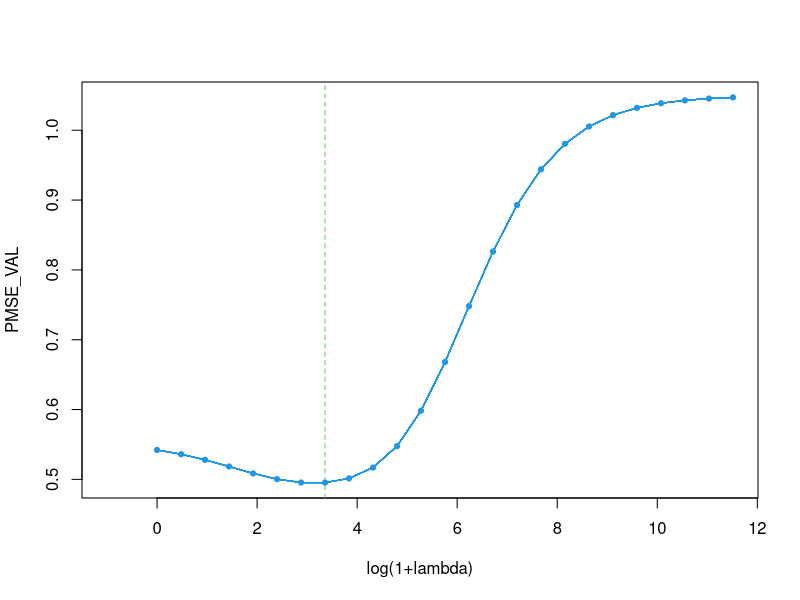
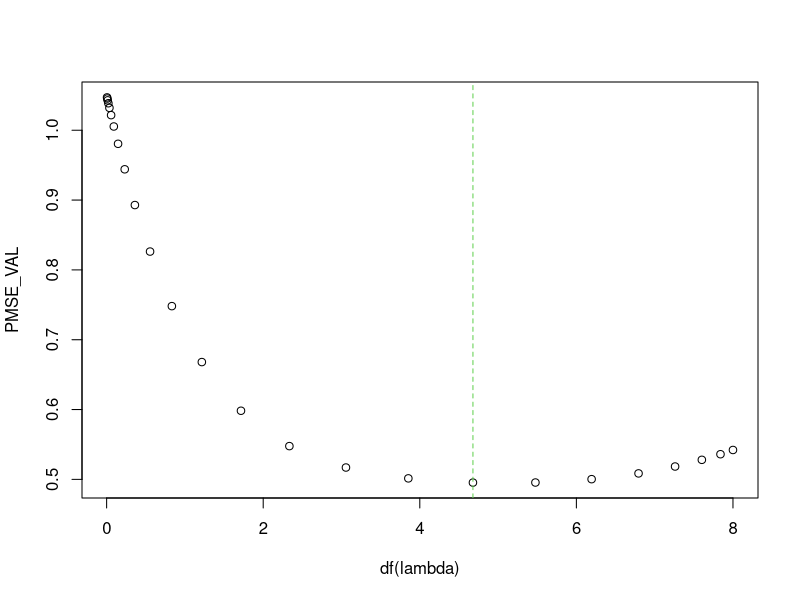
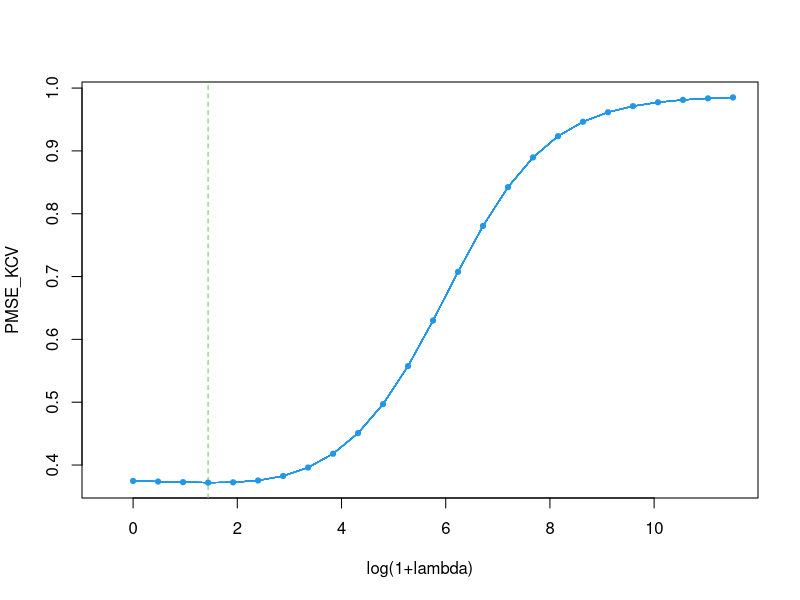
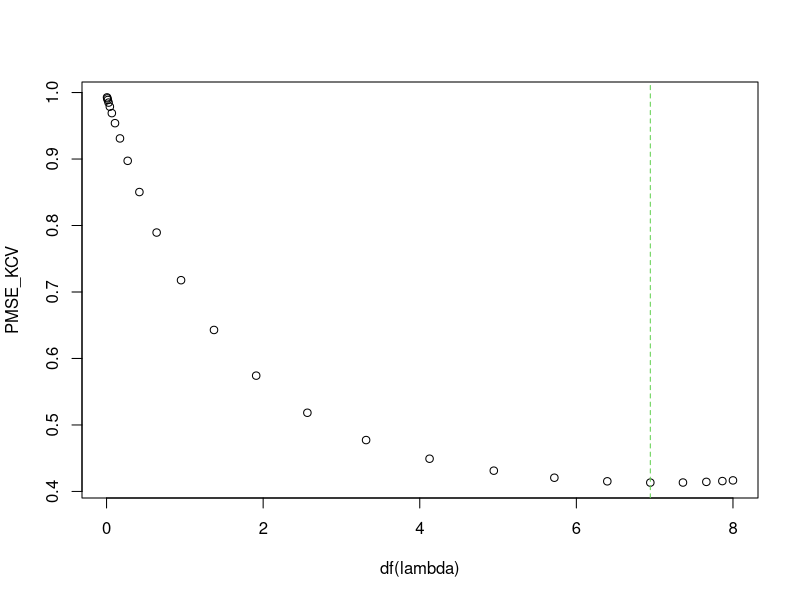
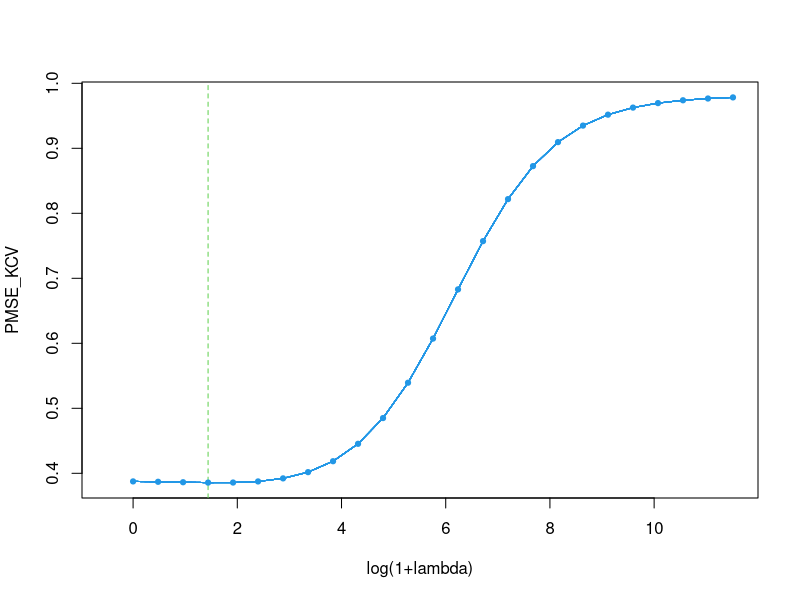
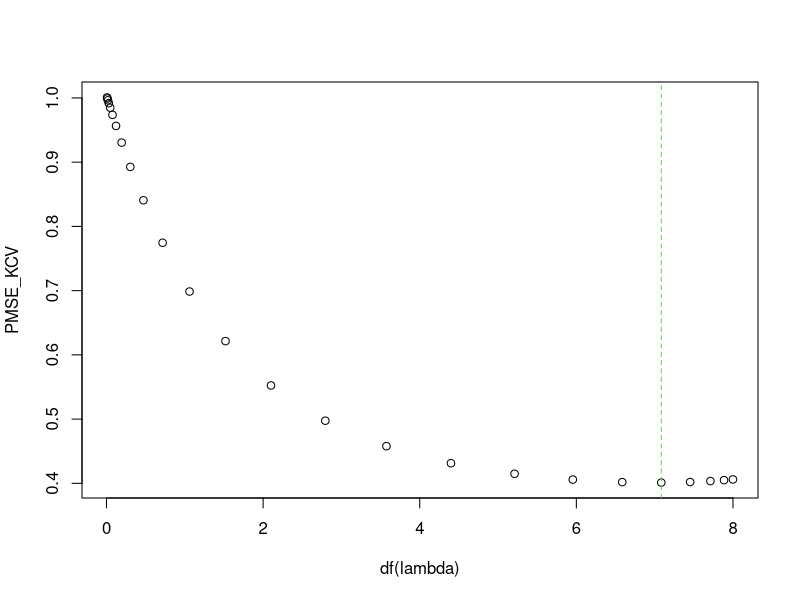
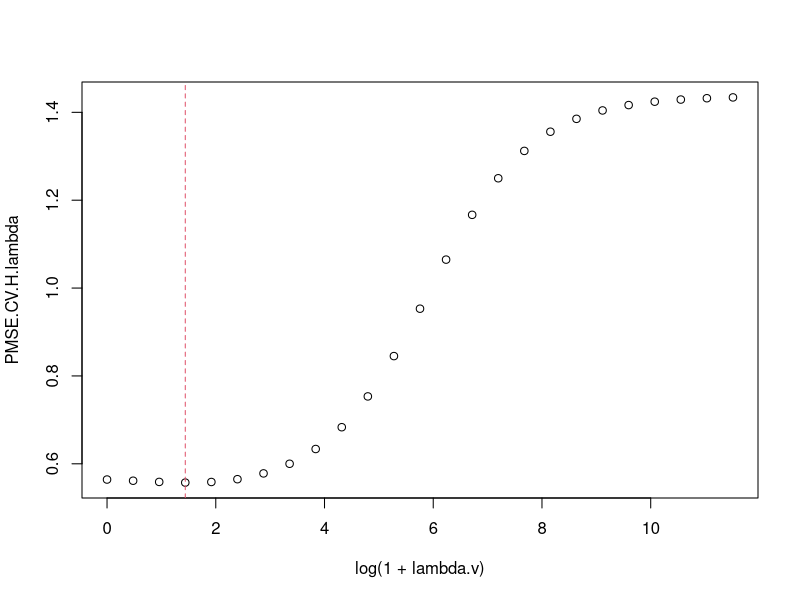
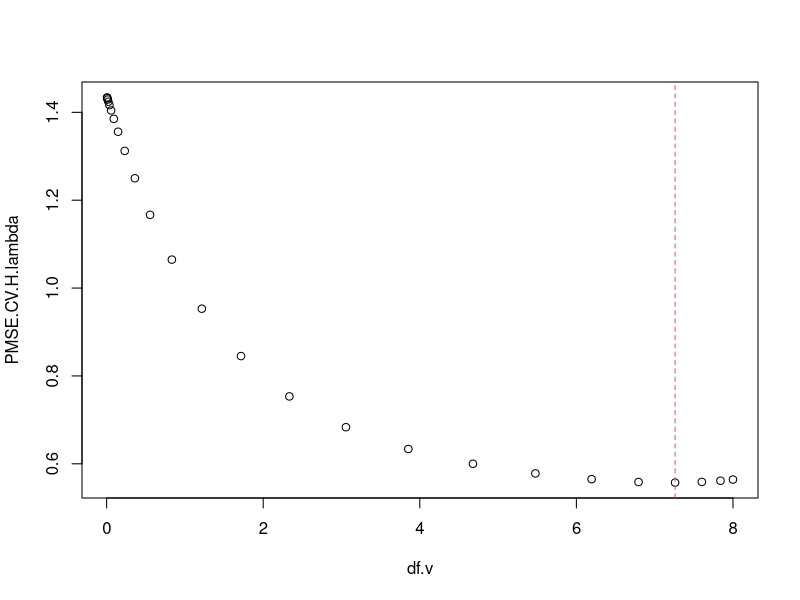

Write R code to recreate these figures, in order.
## ---- chunk 1
library(ggplot2)
setwd("/Users/mponsclo/Library/Mobile Documents/com~apple~CloudDocs/3rd Term/4. Ridge Regression")
prostate <- read.table("prostate_data.txt", header=TRUE, row.names = 1)

head(prostate,5)
## ---- chunk 2
# Train sample
train.sample <- which(prostate$train==TRUE)

# Training Sample
Y <- scale( prostate$lpsa[train.sample], center=TRUE, scale=FALSE)
X <- scale( as.matrix(prostate[train.sample,1:8]), center=TRUE, scale=TRUE)

# Validation Sample
Yval <- scale( prostate$lpsa[-train.sample], center=TRUE, scale=FALSE)
Xval <- scale( as.matrix(prostate[-train.sample,1:8]), center=TRUE, scale=TRUE)

# Matrix dimensions
n <- dim(X)[1]
p <- dim(X)[2]

# Vector of lambdas
lambda.max <- 1e5 # Assess if the coefficients in lambda max reach 0
n.lambdas <- 25
lambda.v <- exp(seq(0,log(lambda.max+1),length=n.lambdas))-1
## ---- chunk 3
PMSE.VAL <- function(X, Y, X_val, Y_val, lambdas, plottype=c("loglambda","dflambda")){
  plottype = match.arg(plottype)
  PMSE.VAL <- numeric(length(lambdas))
  XtX <- t(X)%*%X
  p <- dim(X)[2]
  for (l in 1:length(lambdas)){
    lambda <- lambdas[l]
    PMSE.VAL[l] <- 0
    h.lambda.aux <- t(solve(XtX + lambda*diag(1,p))) %*% t(X)
    betas <- h.lambda.aux %*% Y
    hat.y <- X_val %*% betas # predicted values y.hat
    PMSE.VAL[l] <- sum((Y_val-hat.y)^2)/length(Y_val)
  }
  
  if (plottype=="loglambda"){
    p1 <- plot(c(-1, log(1+lambdas[length(lambdas)])), range(PMSE.VAL),type="n",
    xlab="log(1+lambda)",ylab="PMSE_VAL")
    abline(v=log(1+lambdas[which.min(PMSE.VAL)]),lty=2, col=3)
    for(j in 1:length(lambdas)){
      points(log(1+lambdas[j]),PMSE.VAL[j],pch=19,cex=.7,col=4)
      lines(log(1+lambdas),PMSE.VAL,pch=19,col=4)
    }
    return(list(PMSE.VAL,p1))
  }
  if (plottype=="dflambda"){
    d2 <- eigen(XtX, symmetric = TRUE, only.values=TRUE)$values
    df.v <- numeric(length(lambdas))
    for (l in 1:length(lambdas)){
      lambda <- lambdas[l]
      df.v[l] <- sum(d2/(d2+lambda))
    }
      df.VAL <- df.v[which.min(PMSE.VAL)]
      p2 <- plot(df.v, PMSE.VAL, xlab="df(lambda)",  ylab="PMSE_VAL")
      abline(v=df.VAL,lty=2, col=3)
      return(list(PMSE.VAL, df.VAL, p2))
  }
}
## ---- chunk 4
PMSE_val <- PMSE.VAL(X,Y,Xval,Yval, lambda.v, plottype = "loglambda")
lambda.VAL <- lambda.v[which.min(PMSE_val[[1]])] # For the final comparison plot

PMSE_val2 <- PMSE.VAL(X,Y,Xval,Yval, lambda.v, plottype = "dflambda")
df.VAL <- PMSE_val2[[2]] #for the final comparison plot
## ---- chunk 5
# Variables that we don't want have to be excluded (e.g. train)
# The data is centered and standardized inside the function.
# The argument y in the function refers to the numeric column of the response variable.

PMSE.KCV <- function(data, K, lambdas, y, plottype=c("loglambda","dflambda")) {
  plottype = match.arg(plottype)
  data[,-c(y)] <- scale(as.matrix(data[,-c(y)],center=TRUE, scale=TRUE)) # center & standardize X
  data[,y] <- scale(as.matrix(data[,y],center=TRUE, scale=FALSE)) # center the response var column
  # Shuffle data
  data <- data[sample(nrow(data)),]
  # Create K equally size folds
  folds <- cut(seq(1,nrow(data)), breaks=K, labels=FALSE)
  PMSE <- matrix(0, nrow = K, ncol = length(lambdas))
  
  # Perform k fold cross validation
  for (i in 1:K){
    # Segment your data by fold using the which() function
    testIndexes <- which(folds==i, arr.ind = TRUE)
    X <- as.matrix(data[-testIndexes, -c(y)])
    Y <- as.matrix(data[-testIndexes, y])
    X_val <- as.matrix(data[testIndexes, -c(y)])
    Y_val <- as.matrix(data[testIndexes, y])
    
    # Perform Regressions
    p <- dim(X)[2]
    for (l in 1:length(lambdas)){
      lambda <- lambdas[l]
      h.lambda.aux <- t(solve(t(X)%*%X + lambda*diag(1,p))) %*% t(X)
      betas <- h.lambda.aux %*% Y
      hat.y <- X_val %*% betas # predicted values y.hat
      PMSE[i,l] <- sum((Y_val-hat.y)^2)/length(Y_val)
    }
    #Mean of the folds /K
  }
  PMSE.KCV <- colMeans(PMSE)
  
  if (plottype=="loglambda"){
    p1 <- plot(c(-0.5, log(1+lambdas[length(lambdas)])), range(PMSE.KCV),type="n",
    xlab="log(1+lambda)",ylab="PMSE_KCV")
    abline(v=log(1+lambdas[which.min(PMSE.KCV)]),lty=2, col=3)
    for(j in 1:length(lambdas)){
      points(log(1+lambdas[j]),PMSE.KCV[j],pch=19,cex=.7,col=4)
      lines(log(1+lambdas),PMSE.KCV,pch=19,col=4)
    }
    return(list(PMSE.KCV,p1))
  }
  if (plottype=="dflambda"){
    XtX <- t(X)%*%X
    d2 <- eigen(XtX, symmetric = TRUE, only.values=TRUE)$values
    df.v <- numeric(length(lambdas))
    for (l in 1:length(lambdas)){
      lambda <- lambdas[l]
      df.v[l] <- sum(d2/(d2+lambda))
    }
      df.KCV <- df.v[which.min(PMSE.KCV)] #for the final comparison plot
      p2 <- plot(df.v, PMSE.KCV, xlab="df(lambda)",  ylab="PMSE_KCV")
      abline(v=df.KCV,lty=2, col=3)
      return(list(PMSE.KCV, df.KCV, p2))
  }
}
## ---- chunk 6
set.seed(1717)
PMSE.5KCV <- PMSE.KCV(prostate[,-10],K = 5, lambdas = lambda.v, y=9, plottype = "loglambda")
lambda.5KCV <- lambda.v[which.min(PMSE.5KCV[[1]])] # For the final comparisson plot

PMSE.5KCV <- PMSE.KCV(prostate[,-10],K = 5, lambdas = lambda.v, y=9, plottype = "dflambda")
df.5folds <- PMSE.5KCV[[2]]
## ---- chunk 7
PMSE.10KCV <- PMSE.KCV(prostate[,-10],K = 10, lambdas = lambda.v, y=9, plottype = "loglambda")
lambda.10KCV <- lambda.v[which.min(PMSE.10KCV[[1]])] # For the final comparisson plot

PMSE.10KCV <- PMSE.KCV(prostate[,-10],K = 10, lambdas = lambda.v, y=9, plottype = "dflambda")
df.10folds <- PMSE.10KCV[[2]]
## ---- chunk 8
# Leave One Out Mode 2
beta.path <- matrix(0,nrow=n.lambdas, ncol=p)
diag.H.lambda <- matrix(0,nrow=n.lambdas, ncol=n)
XtX <- t(X)%*%X
d2 <- eigen(XtX, symmetric = TRUE, only.values=TRUE)$values
df.v <- numeric(length(lambda.v))
for (l in 1:length(lambda.v)){
  lambda <- lambda.v[l]
  df.v[l] <- sum(d2/(d2+lambda))
}
for (l in 1:n.lambdas){ 
  lambda <- lambda.v[l]
  H.lambda.aux <- t(solve(XtX + lambda*diag(1,p))) %*% t(X) 
  beta.path[l,] <-  H.lambda.aux %*% Y
  H.lambda <- X %*% H.lambda.aux 
  diag.H.lambda[l,] <- diag(H.lambda)
} 
PMSE.CV.H.lambda <- numeric(n.lambdas)
for (l in 1:n.lambdas){
  lambda <- lambda.v[l]
  hat.Y <- X %*% beta.path[l,]
  PMSE.CV.H.lambda[l] <- sum( ((Y-hat.Y)/(1-diag.H.lambda[l,]))^2 )/n
}
lambda.CV.H.lambda <- lambda.v[which.min(PMSE.CV.H.lambda)]
df.CV.H.lambda <- df.v[which.min(PMSE.CV.H.lambda)]
## ---- chunk 9
plot(log(1+lambda.v), PMSE.CV.H.lambda)
abline(v=log(1+lambda.CV.H.lambda),col=2,lty=2)

plot(df.v, PMSE.CV.H.lambda)
abline(v=df.CV.H.lambda,col=2,lty=2)
## ---- chunk 10
# Generalized Cross Validation
PMSE.GCV <- numeric(n.lambdas)
for (l in 1:n.lambdas){
  lambda <- lambda.v[l]
  hat.Y <- X %*% beta.path[l,]
  nu <- sum(diag.H.lambda[l,])
  PMSE.GCV[l] <- sum( ((Y-hat.Y)/(1-nu/n))^2 )/n
}
lambda.GCV <- lambda.v[which.min(PMSE.GCV)]
df.GCV <- df.v[which.min(PMSE.GCV)]
## ---- chunk 11
plot(log(1+lambda.v), PMSE.GCV)
abline(v=log(1+lambda.GCV),col=2,lty=2)

plot(df.v, PMSE.GCV)
abline(v=df.GCV,col=2,lty=2)
## ---- chunk 12
df <- data.frame(df = df.v, PMSE_val = PMSE_val[[1]], PMSE.5KCV=PMSE.5KCV[[1]],PMSE.10KCV=PMSE.10KCV[[1]], PMSE_LOOCV = PMSE.CV.H.lambda, PMSE.GCV = PMSE.GCV)

ggplot(df) + geom_point(aes(x=df.v, y=PMSE.GCV, col="PMSE.GV")) + geom_vline(xintercept=df.GCV, colour="seagreen4") +
  geom_point(aes(x=df.v, y=PMSE_val, col="PMSE.VAL")) + geom_vline(xintercept=df.VAL, colour="violet") +
  geom_point(aes(x=df.v, y=PMSE.5KCV, col="PMSE.5KCV")) + geom_vline(xintercept=df.5folds, colour="yellow4") +
  geom_point(aes(x=df.v, y=PMSE.10KCV, col="PMSE.10KCV")) + geom_vline(xintercept=df.10folds, colour="tomato") +
  geom_point(aes(x=df.v, y=PMSE_LOOCV, col="PMSE.LOOCV")) + geom_vline(xintercept=df.CV.H.lambda, colour="steelblue2") +
  theme_bw() + labs(title=expression(paste("Comparison of the different ", lambda, " tunning techniques")), x=expression(paste("df(", lambda ,")")), y="PMSE", color="Criteria")
#expression(paste("Value is ", sigma,"
